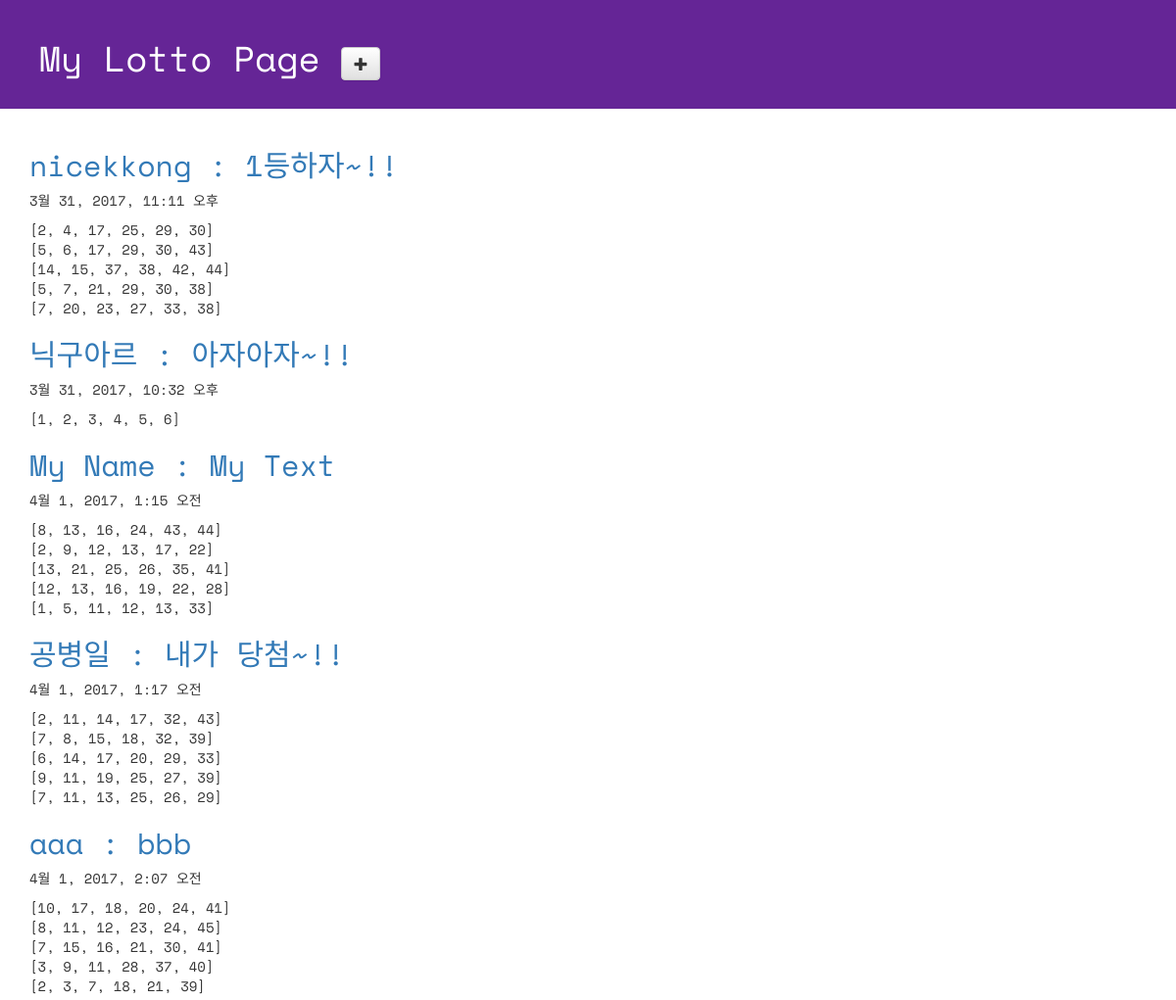
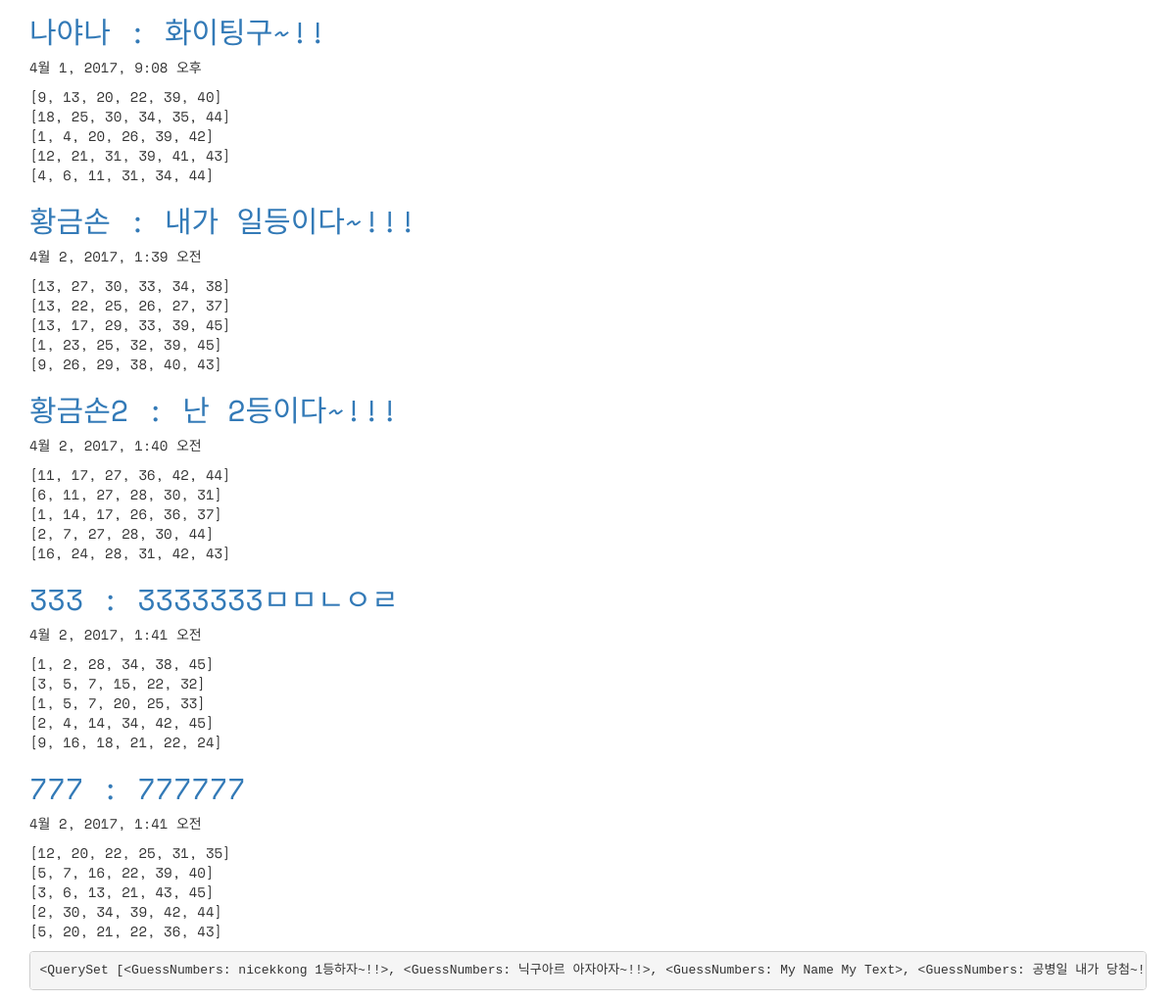
The page / on the database its author committed (2 pictures, top to bottom).
### lotto/models.py (models this page shows, shortened)
class GuessNumbers(models.Model):
    name = models.CharField(max_length=24)
    lottos = models.CharField(max_length=255, default='[1, 2, 3, 4, 5, 6]')
    text = models.CharField(max_length=255)
    num_lotto = models.IntegerField(default=5)
    update_date = models.DateTimeField()
    def __str__(self):
        return "%s %s" % (self.name, self.text)

### lotto/views.py (the view)
# urls.py: url(r'^$', views.index, name='index'),
def index(request):
    lottos = GuessNumbers.objects.all()
    return render(request, "lotto/default.html", {"lottos":lottos})

### lotto/templates/lotto/default.html (shortened to what this page needs)
<!DOCTYPE html>
{% load staticfiles %}
<html lang="ko">
<head>
    <link rel="stylesheet" href="//maxcdn.bootstrapcdn.com/bootstrap/3.2.0/css/bootstrap.min.css">
    <link rel="stylesheet" href="//maxcdn.bootstrapcdn.com/bootstrap/3.2.0/css/bootstrap-theme.min.css">
    <link rel="stylesheet" href="{% static 'css/lotto.css' %}">
</head>
<body>
<div class="page-header">
    <h1>
        My Lotto Page
        <a href="{% url 'new_lotto' %}"><span class="glyphicon glyphicon-plus btn btn-default"></span></a>
    </h1>
</div>
<div class="container lotto">
    {% for lotto in lottos %}
        <h2><a href="{% url 'detail' lottoKey=lotto.pk %}">{{ lotto.name }} : {{ lotto.text }}</a></h2>
    <p> {{ lotto.update_date }}</p>
    <p> {{ lotto.lottos|linebreaks }} </p>
    {% endfor %}
    <pre>{{ lottos }}</pre>
</div>
</body>
</html>

### lotto/static/css/lotto.css (style rules this page uses)
.page-header { background-color: #652596; margin-top: 0; padding: 20px 20px 20px 40px; font-family: 'Space Mono', monospace; }
.page-header h1 { color: #FFFFFF; }
.container { font-family: 'Space Mono', monospace; }
.container h2 { color: #b9f555; }

### rows shown on the page
GuessNumbers: name "nicekkong", text "1등하자~!!", update_date "3월 31, 2017, 11:11 오후", lottos "[2, 4, 17, 25, 29, 30] [5, 6, 17, 29, 30, 43] [14, 15, 37, 38, 42, 44] [5, 7, 21, 29, 30, 38] [7, 20, 23, 27, 33, 38]", name+text "<QuerySet [<GuessNumbers: nicekkong 1등하자~!!>, <GuessNumbers: 닉구아르 아자아자~!!>, <GuessNumbers: My Name My Text>, <GuessNumbers: 공병일 내가…"
GuessNumbers: name "닉구아르", text "아자아자~!!", update_date "3월 31, 2017, 10:32 오후", lottos "[1, 2, 3, 4, 5, 6]"
GuessNumbers: name "My Name", text "My Text", update_date "4월 1, 2017, 1:15 오전", lottos "[8, 13, 16, 24, 43, 44] [2, 9, 12, 13, 17, 22] [13, 21, 25, 26, 35, 41] [12, 13, 16, 19, 22, 28] [1, 5, 11, 12, 13, 33]"
GuessNumbers: name "공병일", text "내가 당첨~!!", update_date "4월 1, 2017, 1:17 오전", lottos "[2, 11, 14, 17, 32, 43] [7, 8, 15, 18, 32, 39] [6, 14, 17, 20, 29, 33] [9, 11, 19, 25, 27, 39] [7, 11, 13, 25, 26, 29]"
GuessNumbers: name "aaa", text "bbb", update_date "4월 1, 2017, 2:07 오전", lottos "[10, 17, 18, 20, 24, 41] [8, 11, 12, 23, 24, 45] [7, 15, 16, 21, 30, 41] [3, 9, 11, 28, 37, 40] [2, 3, 7, 18, 21, 39]"
GuessNumbers: name "나야나", text "화이팅구~!!", update_date "4월 1, 2017, 9:08 오후", lottos "[9, 13, 20, 22, 39, 40] [18, 25, 30, 34, 35, 44] [1, 4, 20, 26, 39, 42] [12, 21, 31, 39, 41, 43] [4, 6, 11, 31, 34, 44]"
GuessNumbers: name "황금손", text "내가 일등이다~!!!", update_date "4월 2, 2017, 1:39 오전", lottos "[13, 27, 30, 33, 34, 38] [13, 22, 25, 26, 27, 37] [13, 17, 29, 33, 39, 45] [1, 23, 25, 32, 39, 45] [9, 26, 29, 38, 40, 43]"
GuessNumbers: name "황금손2", text "난 2등이다~!!!", update_date "4월 2, 2017, 1:40 오전", lottos "[11, 17, 27, 36, 42, 44] [6, 11, 27, 28, 30, 31] [1, 14, 17, 26, 36, 37] [2, 7, 27, 28, 30, 44] [16, 24, 28, 31, 42, 43]"
GuessNumbers: name "333", text "3333333ㅁㅁㄴㅇㄹ", update_date "4월 2, 2017, 1:41 오전", lottos "[1, 2, 28, 34, 38, 45] [3, 5, 7, 15, 22, 32] [1, 5, 7, 20, 25, 33] [2, 4, 14, 34, 42, 45] [9, 16, 18, 21, 22, 24]"
GuessNumbers: name "777", text "777777", update_date "4월 2, 2017, 1:41 오전", lottos "[12, 20, 22, 25, 31, 35] [5, 7, 16, 22, 39, 40] [3, 6, 13, 21, 43, 45] [2, 30, 34, 39, 42, 44] [5, 20, 21, 22, 36, 43]"
